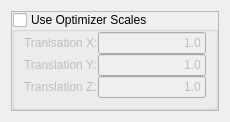
              <widget class="QWidget" name="TranslationTransform">
               <layout class="QVBoxLayout" name="verticalLayout_114">
                <item>
                 <widget class="QFrame" name="m_TranslationTransformFrame">
                  <property name="frameShape">
                   <enum>QFrame::StyledPanel</enum>
                  </property>
                  <property name="frameShadow">
                   <enum>QFrame::Raised</enum>
                  </property>
                  <layout class="QVBoxLayout" name="verticalLayout_115">
                   <property name="spacing">
                    <number>0</number>
                   </property>
                   <property name="margin">
                    <number>0</number>
                   </property>
                   <item>
                    <widget class="QGroupBox" name="m_UseOptimizerScalesTranslation">
                     <property name="title">
                      <string>Use Optimizer Scales</string>
                     </property>
                     <property name="checkable">
                      <bool>true</bool>
                     </property>
                     <property name="checked">
                      <bool>false</bool>
                     </property>
                     <layout class="QVBoxLayout" name="verticalLayout_58">
                      <property name="spacing">
                       <number>0</number>
                      </property>
                      <property name="leftMargin">
                       <number>9</number>
                      </property>
                      <property name="topMargin">
                       <number>0</number>
                      </property>
                      <property name="rightMargin">
                       <number>9</number>
                      </property>
                      <property name="bottomMargin">
                       <number>9</number>
                      </property>
                      <item>
                       <layout class="QHBoxLayout" name="_10">
                        <item>
                         <layout class="QVBoxLayout" name="_12">
                          <item>
                           <widget class="QLabel" name="textLabel2_6_2">
                            <property name="text">
                             <string>Tranlsation X:</string>
                            </property>
                            <property name="wordWrap">
                             <bool>false</bool>
                            </property>
                           </widget>
                          </item>
                          <item>
                           <widget class="QLabel" name="textLabel3_5_2">
                            <property name="text">
                             <string>Translation Y:</string>
                            </property>
                            <property name="wordWrap">
                             <bool>false</bool>
                            </property>
                           </widget>
                          </item>
                          <item>
                           <widget class="QLabel" name="textLabel4_4_2">
                            <property name="text">
                             <string>Translation Z:</string>
                            </property>
                            <property name="wordWrap">
                             <bool>false</bool>
                            </property>
                           </widget>
                          </item>
                         </layout>
                        </item>
                        <item>
                         <layout class="QVBoxLayout" name="_16">
                          <item>
                           <widget class="QLineEdit" name="m_ScalesTranslationTransformTranslationX">
                            <property name="text">
                             <string>1.0</string>
                            </property>
                            <property name="alignment">
                             <set>Qt::AlignRight</set>
                            </property>
                           </widget>
                          </item>
                          <item>
                           <widget class="QLineEdit" name="m_ScalesTranslationTransformTranslationY">
                            <property name="text">
                             <string>1.0</string>
                            </property>
                            <property name="alignment">
                             <set>Qt::AlignRight</set>
                            </property>
                           </widget>
                          </item>
                          <item>
                           <widget class="QLineEdit" name="m_ScalesTranslationTransformTranslationZ">
                            <property name="text">
                             <string>1.0</string>
                            </property>
                            <property name="alignment">
                             <set>Qt::AlignRight</set>
                            </property>
                           </widget>
                          </item>
                         </layout>
                        </item>
                       </layout>
                      </item>
                     </layout>
                    </widget>
                   </item>
                  </layout>
                 </widget>
                </item>
               </layout>
              </widget>
